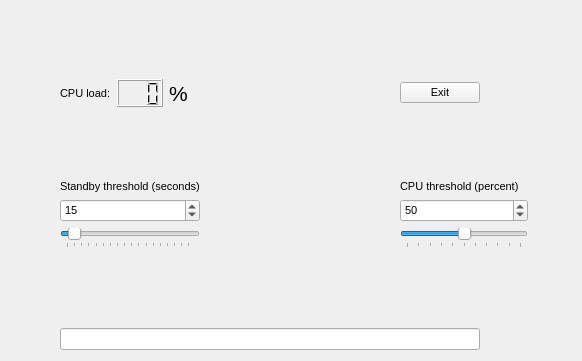
<?xml version="1.0" encoding="UTF-8"?>
<ui version="4.0">
 <class>Widget</class>
 <widget class="QWidget" name="Widget">
  <property name="geometry">
   <rect>
    <x>0</x>
    <y>0</y>
    <width>582</width>
    <height>361</height>
   </rect>
  </property>
  <property name="font">
   <font>
    <pointsize>8</pointsize>
   </font>
  </property>
  <property name="windowTitle">
   <string>Widget</string>
  </property>
  <layout class="QGridLayout" name="gridLayout_2">
   <item row="0" column="0">
    <layout class="QGridLayout" name="gridLayout">
     <item row="0" column="1" colspan="5">
      <spacer name="verticalSpacer_2">
       <property name="orientation">
        <enum>Qt::Vertical</enum>
       </property>
       <property name="sizeHint" stdset="0">
        <size>
         <width>408</width>
         <height>50</height>
        </size>
       </property>
      </spacer>
     </item>
     <item row="1" column="1">
      <widget class="QLabel" name="label_2">
       <property name="text">
        <string>CPU load:</string>
       </property>
      </widget>
     </item>
     <item row="1" column="2">
      <widget class="QLCDNumber" name="lcdNumber">
       <property name="digitCount">
        <number>3</number>
       </property>
      </widget>
     </item>
     <item row="1" column="3">
      <widget class="QLabel" name="label">
       <property name="font">
        <font>
         <pointsize>16</pointsize>
        </font>
       </property>
       <property name="text">
        <string>%</string>
       </property>
      </widget>
     </item>
     <item row="1" column="4">
      <spacer name="horizontalSpacer_4">
       <property name="orientation">
        <enum>Qt::Horizontal</enum>
       </property>
       <property name="sizeHint" stdset="0">
        <size>
         <width>17</width>
         <height>28</height>
        </size>
       </property>
      </spacer>
     </item>
     <item row="1" column="5">
      <widget class="QPushButton" name="exitButton">
       <property name="text">
        <string>Exit</string>
       </property>
      </widget>
     </item>
     <item row="1" column="6">
      <spacer name="horizontalSpacer_5">
       <property name="orientation">
        <enum>Qt::Horizontal</enum>
       </property>
       <property name="sizeHint" stdset="0">
        <size>
         <width>17</width>
         <height>28</height>
        </size>
       </property>
      </spacer>
     </item>
     <item row="2" column="0" colspan="7">
      <spacer name="verticalSpacer">
       <property name="orientation">
        <enum>Qt::Vertical</enum>
       </property>
       <property name="sizeHint" stdset="0">
        <size>
         <width>468</width>
         <height>38</height>
        </size>
       </property>
      </spacer>
     </item>
     <item row="3" column="0" rowspan="5">
      <spacer name="horizontalSpacer_2">
       <property name="orientation">
        <enum>Qt::Horizontal</enum>
       </property>
       <property name="sizeHint" stdset="0">
        <size>
         <width>28</width>
         <height>138</height>
        </size>
       </property>
      </spacer>
     </item>
     <item row="3" column="1" colspan="3">
      <widget class="QLabel" name="label_3">
       <property name="text">
        <string>Standby threshold (seconds)</string>
       </property>
      </widget>
     </item>
     <item row="3" column="4" rowspan="3">
      <spacer name="horizontalSpacer">
       <property name="orientation">
        <enum>Qt::Horizontal</enum>
       </property>
       <property name="sizeHint" stdset="0">
        <size>
         <width>78</width>
         <height>58</height>
        </size>
       </property>
      </spacer>
     </item>
     <item row="3" column="5" colspan="2">
      <widget class="QLabel" name="label_4">
       <property name="text">
        <string>CPU threshold (percent)</string>
       </property>
      </widget>
     </item>
     <item row="3" column="7" rowspan="5">
      <spacer name="horizontalSpacer_3">
       <property name="orientation">
        <enum>Qt::Horizontal</enum>
       </property>
       <property name="sizeHint" stdset="0">
        <size>
         <width>38</width>
         <height>138</height>
        </size>
       </property>
      </spacer>
     </item>
     <item row="4" column="1" colspan="3">
      <widget class="QSpinBox" name="spinBox">
       <property name="minimum">
        <number>5</number>
       </property>
       <property name="maximum">
        <number>180</number>
       </property>
       <property name="value">
        <number>15</number>
       </property>
      </widget>
     </item>
     <item row="4" column="5" colspan="2">
      <widget class="QSpinBox" name="spinBoxCPUThreshold">
       <property name="maximum">
        <number>100</number>
       </property>
       <property name="value">
        <number>50</number>
       </property>
      </widget>
     </item>
     <item row="5" column="1" colspan="3">
      <widget class="QSlider" name="horizontalSlider">
       <property name="minimum">
        <number>5</number>
       </property>
       <property name="maximum">
        <number>180</number>
       </property>
       <property name="value">
        <number>15</number>
       </property>
       <property name="orientation">
        <enum>Qt::Horizontal</enum>
       </property>
       <property name="tickPosition">
        <enum>QSlider::TicksBelow</enum>
       </property>
      </widget>
     </item>
     <item row="5" column="5" colspan="2">
      <widget class="QSlider" name="horizontalSlider_2">
       <property name="minimum">
        <number>0</number>
       </property>
       <property name="maximum">
        <number>100</number>
       </property>
       <property name="value">
        <number>50</number>
       </property>
       <property name="orientation">
        <enum>Qt::Horizontal</enum>
       </property>
       <property name="tickPosition">
        <enum>QSlider::TicksBelow</enum>
       </property>
      </widget>
     </item>
     <item row="6" column="1" colspan="5">
      <spacer name="verticalSpacer_3">
       <property name="orientation">
        <enum>Qt::Vertical</enum>
       </property>
       <property name="sizeHint" stdset="0">
        <size>
         <width>378</width>
         <height>28</height>
        </size>
       </property>
      </spacer>
     </item>
     <item row="7" column="1" colspan="5">
      <widget class="QLineEdit" name="lineEdit">
       <property name="font">
        <font>
         <pointsize>8</pointsize>
        </font>
       </property>
       <property name="text">
        <string/>
       </property>
       <property name="readOnly">
        <bool>true</bool>
       </property>
      </widget>
     </item>
    </layout>
   </item>
  </layout>
 </widget>
 <layoutdefault spacing="6" margin="11"/>
 <resources/>
 <connections>
  <connection>
   <sender>horizontalSlider</sender>
   <signal>valueChanged(int)</signal>
   <receiver>spinBox</receiver>
   <slot>setValue(int)</slot>
   <hints>
    <hint type="sourcelabel">
     <x>144</x>
     <y>235</y>
    </hint>
    <hint type="destinationlabel">
     <x>102</x>
     <y>215</y>
    </hint>
   </hints>
  </connection>
  <connection>
   <sender>spinBox</sender>
   <signal>valueChanged(int)</signal>
   <receiver>horizontalSlider</receiver>
   <slot>setValue(int)</slot>
   <hints>
    <hint type="sourcelabel">
     <x>128</x>
     <y>214</y>
    </hint>
    <hint type="destinationlabel">
     <x>162</x>
     <y>234</y>
    </hint>
   </hints>
  </connection>
  <connection>
   <sender>horizontalSlider_2</sender>
   <signal>valueChanged(int)</signal>
   <receiver>spinBoxCPUThreshold</receiver>
   <slot>setValue(int)</slot>
   <hints>
    <hint type="sourcelabel">
     <x>400</x>
     <y>231</y>
    </hint>
    <hint type="destinationlabel">
     <x>367</x>
     <y>211</y>
    </hint>
   </hints>
  </connection>
  <connection>
   <sender>spinBoxCPUThreshold</sender>
   <signal>valueChanged(int)</signal>
   <receiver>horizontalSlider_2</receiver>
   <slot>setValue(int)</slot>
   <hints>
    <hint type="sourcelabel">
     <x>384</x>
     <y>213</y>
    </hint>
    <hint type="destinationlabel">
     <x>474</x>
     <y>235</y>
    </hint>
   </hints>
  </connection>
 </connections>
</ui>
